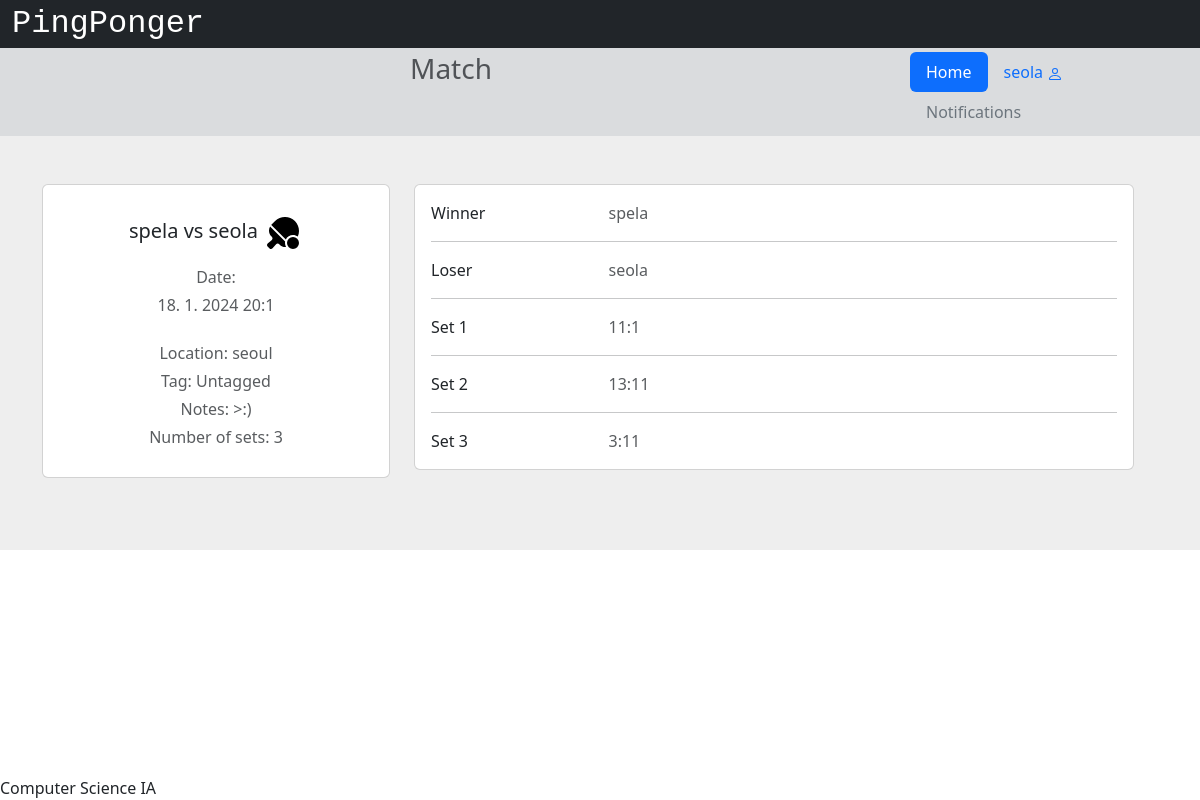
Screenshot of /match/19 (signed in) with the database file from the repository.
### app/models.py (models this page shows, shortened)
class User(db.Model, UserMixin):
    __tablename__ = 'users'
    id = db.Column(db.Integer, primary_key=True)
    username = db.Column(db.String(32), nullable=False)
    email = db.Column(db.String(320), index=True, unique=True, nullable=False)
    password_hash = db.Column(db.String(128))
    join_date = db.Column(db.DateTime(timezone=True), default=datetime.now)
    experience = db.Column(db.String(12))
    age_group = db.Column(db.String(6))
    location_id = db.Column(db.Integer, db.ForeignKey('locations.id'))
    location = db.relationship('Location', back_populates='users')
    notifications = db.Relationship('Notification', back_populates='user', order_by='Notification.id.desc()')

class Friendship(db.Model):
    __tablename__ = 'friendships'
    id = db.Column(db.Integer, primary_key=True)
    friendA = db.Column(db.Integer, nullable=False)
    friendB = db.Column(db.Integer, nullable=False)
    matches = db.Relationship('Match', back_populates='friendship')

class Match(db.Model):
    __tablename__ = 'matches'
    id = db.Column(db.Integer, primary_key=True)
    unique = db.Column(db.String(10), nullable=False)
    notes = db.Column(db.Text())
    setiCount = db.Column(db.Integer)
    date = db.Column(db.DateTime(timezone=True))
    finished = db.Column(db.Boolean)
    confirmA = db.Column(db.Boolean)
    confirmB = db.Column(db.Boolean)
    friendship_id = db.Column(db.Integer, db.ForeignKey('friendships.id'))
    tag_id = db.Column(db.Integer, db.ForeignKey('tags.id'))
    location_id = db.Column(db.Integer, db.ForeignKey('locations.id'))
    friendship = db.relationship('Friendship', back_populates='matches')
    tag = db.relationship('Tag', back_populates='matches')
    location = db.relationship('Location', back_populates='matches')
    winner = db.Column(db.Integer)
    loser = db.Column(db.Integer)
    sets = db.relationship('Set', back_populates='match', lazy=True)

class Location(db.Model):
    __tablename__ = 'locations'
    id = db.Column(db.Integer, primary_key=True)
    location = db.Column(db.String(60))
    users = db.relationship('User', back_populates='location')
    matches = db.relationship('Match', back_populates='location')

class Tag(db.Model):
    __tablename__ = 'tags'
    id = db.Column(db.Integer, primary_key=True)
    tag = db.Column(db.String(60))
    matches = db.relationship('Match', back_populates='tag')

class Set(db.Model):
    id = db.Column(db.Integer, primary_key=True)
    scoreA = db.Column(db.Integer)
    scoreB = db.Column(db.Integer)
    winner = db.Column(db.Integer)
    loser = db.Column(db.Integer)
    match = db.relationship('Match', back_populates='sets', lazy=True)
    match_id = db.Column(db.Integer, db.ForeignKey('matches.id'))

### app/views.py (the view, shortened to what this page needs)
@app.route('/match/<id>')
@login_required
def oneMatch(id):
    session['url'] = url_for('oneMatch', id=id)
    match = Match.query.filter(Match.id == id).first()
    if match == None:
        return redirect(url_for('index'))
    if match.finished:
        return render_template('onematch.html', user=current_user, match=match, User=User, winner=User.query.get(match.winner), loser=User.query.get(match.loser))

### app/views.py (called while the page is built)
@login_manager.user_loader
def load_user(user_id):
    return User.query.get(int(user_id))

### app/templates/onematch.html (shortened to what this page needs)
{% extends "base.html" %}
{% block head %}
    {{ super() }}
{% endblock %}
{% block pagetitle %}Match{% endblock %}
{% block content %}
    <section style="background-color: #eee;">
        <div class="container py-5">
            <div class="row">
                <div class="row">
                    <div class="col-lg-4">
                        <div class="card mb-4">
                            <div class="card-body text-center">
                                <h5 class="my-3">
                                    {{User.query.get(match.friendship.friendA).username}} vs {{User.query.get(match.friendship.friendB).username}}
                                </h5>
                                <p class="text-muted mb-1">Date:</p>
                                <p class="text-muted mb-4">{{match.date.day}}. {{match.date.month}}. {{match.date.year}} {{match.date.hour}}:{{match.date.minute}}</p>
                                <p class="text-muted mb-1">Location: {{match.location.location}}</p>
                                <p class="text-muted mb-1">Tag: {{match.tag.tag}}</p>
                                <p class="text-muted mb-1">Notes: {{match.notes}}</p>
                                <p class="text-muted mb-1">Number of sets: {{match.setiCount}}</p>
                            </div>
                        </div>
                    </div>
                    <div class="col-lg-8">
                        <div class="card mb-4">
                            <div class="card-body">
                                <div class="row">
                                    <div class="col-sm-3">
                                        <p class="mb-0">Winner</p>
                                    </div>
                                    <div class="col-sm-9">
                                        <p class="text-muted mb-0">{{winner.username}}</p>
                                    </div>
                                </div>
                                <hr>
                                <div class="row">
                                    <div class="col-sm-3">
                                        <p class="mb-0">Loser</p>
                                    </div>
                                    <div class="col-sm-9">
                                        <p class="text-muted mb-0">
                                            {{loser.username}}
                                        </p>
                                    </div>
                                </div>
                                {% for i in range(match.setiCount) %}
                                <hr>
                                <div class="row">
                                    <div class="col-sm-3">
                                        <p class="mb-0">Set {{i+1}}</p>
                                    </div>
                                    <div class="col-sm-9">
                                        <p class="text-muted mb-0">
                                            {{match.sets[i].scoreA}}:{{match.sets[i].scoreB}}
                                        </p>
                                    </div>
                                </div>
                                {% endfor %}
                            </div>
                        </div>
                    </div>
                </div>
            </div>
        </div>
    </section>
{% endblock %}

### app/templates/base.html (shortened to what this page needs)
<!DOCTYPE html>
<html lang="en">
    <head>
        {% block head %}
        <link href="https://cdn.jsdelivr.net/npm/bootstrap@5.3.2/dist/css/bootstrap.min.css" rel="stylesheet">
        <link rel="stylesheet" href="https://cdnjs.cloudflare.com/ajax/libs/font-awesome/4.7.0/css/font-awesome.min.css">
        <link rel="stylesheet" href="{{ url_for('static', filename='style.css') }}">
        {% endblock %}
    </head>
    <body>
        <div id="header">
            {% block header %}
            <div class="container-fluid">
                <div class="row bg-dark">
                    <a class="navbar-brand text-white" style="font-size: 2rem; font-family: var(--bs-font-monospace) !important;" href="/">PingPonger</a>
                </div>
                <div class="row bg-secondary bg-opacity-25 p-1">
                    <div class="col-9">
                        <h3 class="text-muted d-flex justify-content-center">
                            {% block pagetitle %}{% endblock %}
                        </h3>
                        </div>
                        <div class="col-3 d-flex justify-content-end">
                            <ul class="nav nav-pills">
                                <li class="nav-item">
                                    <a class="nav-link active" href="/">Home</a>
                                </li>
                                <li class="nav-item">
                                    {% if current_user.is_authenticated %}
                                        <li class="nav-item">
                                            <a class="nav-link" href="{{url_for('profile', username=current_user.username, userID=current_user.id)}}">{{current_user.username}}
                                            </a>
                                        </li>
                                        {% else %}
                                        <li class="nav-item">
                                            <a class="nav-link" href="/login">Log In</a>
                                        </li>
                                    {% endif %}
                                </li>
                                <li class="nav-item">
                                    <a class="nav-link text-secondary" href="/notifications">Notifications</a>
                                </li>
                            </ul>
                        </div>
                    </div>
                </div>
            {% endblock %}
        </div>
        <div id="content">{% block content %}{% endblock %}</div>
        <div id="footer" class="fixed-bottom">
            {% block footer %}
            Computer Science IA
            {% endblock %}
        </div>
    </body>
</html>

### app/static/style.css (style rules this page uses)
div { text-align: justify; text-justify: inter-word; }

### rows the page displays
User: username "seola"
Friendship: query.get "spela", query.get "seola"
Match: date.day "18", date.month "1", date.year "2024", date.hour "20", date.minute "1", notes ">:)", setiCount "3"
Location: location.location "seoul"
Tag: tag.tag "Untagged"
User: username "spela"
Set: scoreA "11", scoreB "1"
Set: scoreA "13", scoreB "11"
Set: scoreA "3", scoreB "11"

### other values shown
{{ i+1 }} "1" "2" "3"
